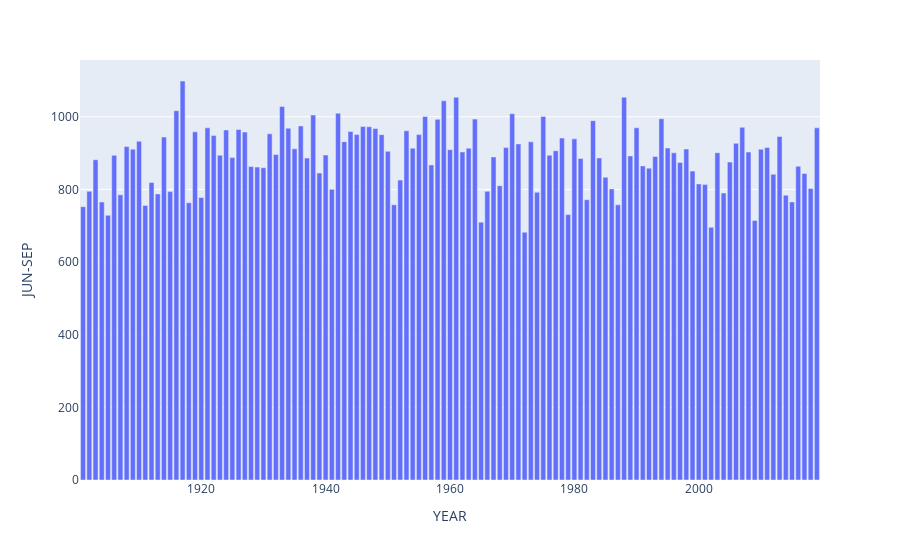

Notebook code cell kept with this figure:
### Code cell
px.bar(df, x=df.index, y='JUN-SEP')
